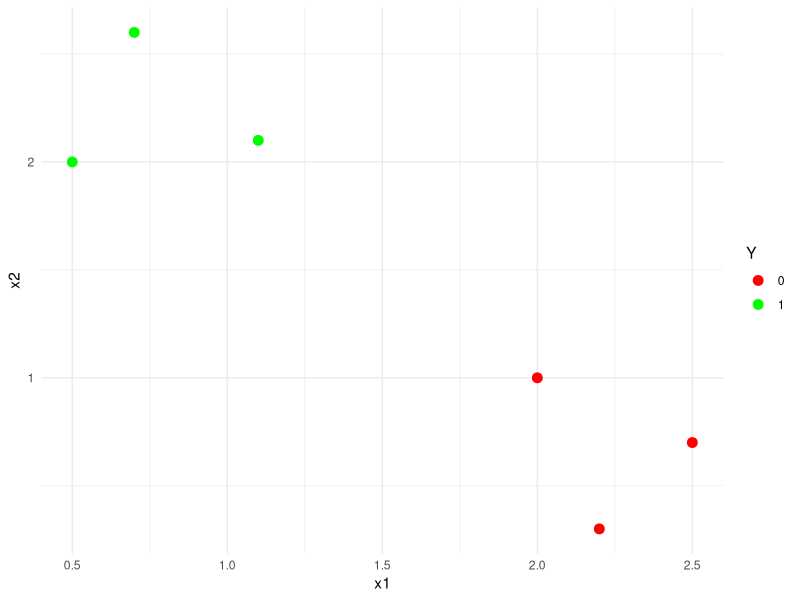
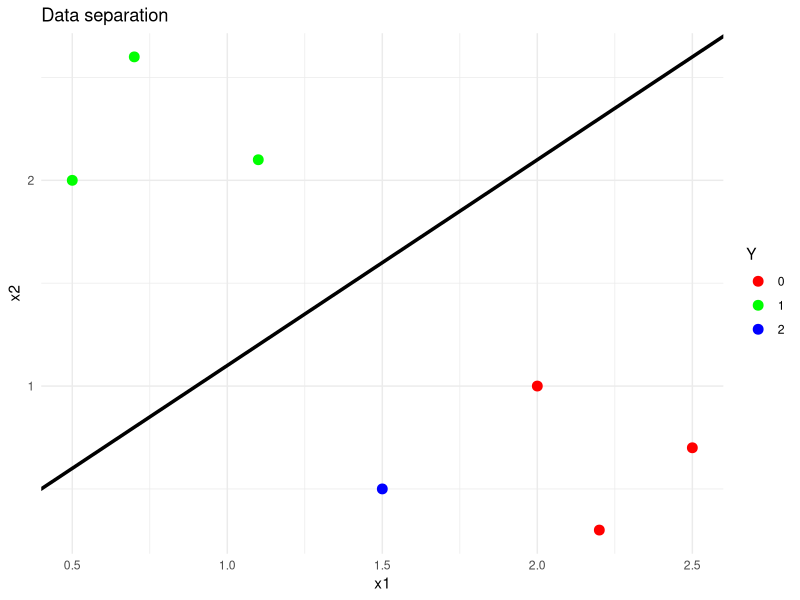
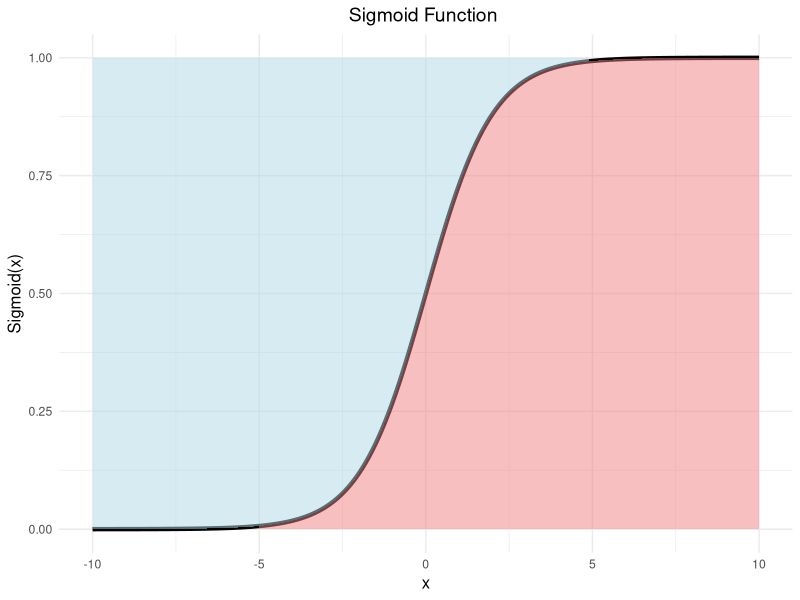

Recreate these plots in R, in order.
## ---- chunk 1
library(ggplot2)
x1= c(0.5,1.1,0.7,2,2.5,2.2)
x2=c(2,2.1,2.6,1,0.7,0.3)
y= factor(c(1,1,1,0,0,0), levels=c(0,1))
Y=factor(y)
data= data.frame(cbind(y,x1,x2)  ) 
ggplot(data = data, aes(x = x1, y = x2)) +
  geom_point(aes(colour = Y), size = 3) + 
  scale_colour_manual(values = c("red", "green")) +
  theme_minimal()
## ---- chunk 2
library(ggplot2)
x1= c(0.5,1.1,0.7,2,2.5,2.2,1.5)
x2=c(2,2.1,2.6,1,0.7,0.3,0.5)
y= factor(c(1,1,1,0,0,0,2), levels=c(0,1,2))
Y=factor(y)
data= data.frame(cbind(y,x1,x2)  ) 
ggplot(data = data, aes(x = x1, y = x2)) +
  geom_point(aes(colour = Y), size = 3) + 
  scale_colour_manual(values = c("red", "green", "blue")) + 
  geom_abline(slope = 1, intercept = 0.1, colour = "black", size = 1.2) + # Boundary line
  labs(title = "Data separation", x = "x1", y = "x2") + 
  theme_minimal()
## ---- chunk 3
library(ggplot2)
# Define sigmoid function
sigmoid <- function(x) {
  return(1 / (1 + exp(-x)))
}
x_values <- seq(-10, 10, by = 0.1)
y_values <- sigmoid(x_values)
# Create a data frame for plotting
data <- data.frame(x = x_values, y = y_values)

# Plot the sigmoid curve with color differentiation for both the curve and area under it
ggplot(data, aes(x = x, y = y)) +
  geom_line(size = 1.5, color = "black") +  # Black line for sigmoid curve
  geom_ribbon(data = subset(data, x < 5), aes(ymin = y, ymax = 1), fill = "lightblue", alpha = 0.5) +  # Light blue for the left part under and on the curve
  geom_ribbon(data = subset(data, x >=-5 ), aes(ymin = 0, ymax = y), fill = "lightcoral", alpha = 0.5) +  # Light red for the right part under the curve
  labs(title = "Sigmoid Function ", x = "x", y = "Sigmoid(x)") +
  theme_minimal() +
  theme(axis.title = element_text(size = 12), plot.title = element_text(size = 14, hjust = 0.5))
